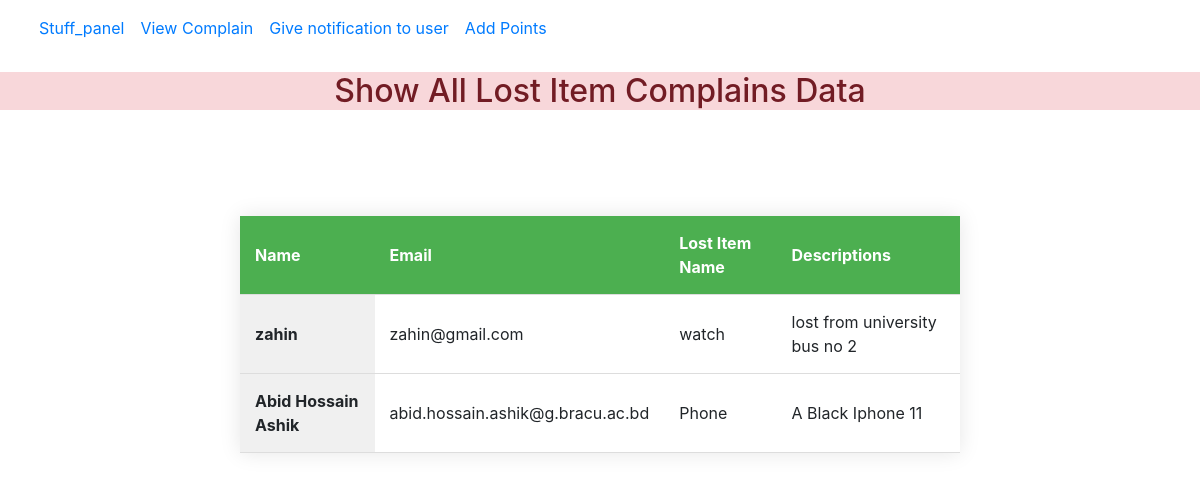
Screenshot of /complainshow/ with the database file from the repository.
### homepage/models.py (models this page shows)
class Lost(models.Model):
    name = models.CharField(max_length=100)
    email = models.EmailField(max_length=100)
    lostitem=models.CharField(max_length=100)
    description=models.CharField(max_length=200)

### homepage/views.py (the view)
# urls.py: path('complainshow/', complainshow, name="complainshow"),
def complainshow(request):
    lvalue=Lost.objects.all()
    return render(request,'homepage/showcomplain.html',{'complain':lvalue})

### homepage/templates/homepage/showcomplain.html (shortened to what this page needs)
<!DOCTYPE html>
{% load static %}
<html lang="en">
<head>
    <link rel="stylesheet" href="{% static 'stuff_panel/css/bootstrap.css' %}">
</head>
<body>
         <nav class="navbar navbar-expand-lg bg-body-tertiary">
            <div class="container-fluid">
              <div class="collapse navbar-collapse" id="navbarSupportedContent">
                <ul class="navbar-nav me-auto mb-2 mb-lg-0">
                  <li class="nav-item">
                    <a class="nav-link active" aria-current="page" href="{% url 'addandshow'  %}">Stuff_panel</a>
                  </li>
                  <li class="nav-item">
                      <a class="nav-link" aria-current="page" href="{% url 'complainshow'  %}">View Complain</a>
                  </li>
                  <li class="nav-item">
                    <a class="nav-link" aria-current="page" href="{% url 'shownotificationform'  %}">Give notification to user</a>
                  </li>
                  <li class="nav-item">
                    <a class="nav-link" aria-current="page" href="{% url 'stuffaddpoint'  %}">Add Points</a>
                  </li>
              </div>
            </div>
          </nav>
    {% if complain %}
        <h2 class="text-center alert-danger"> Show All Lost Item Complains Data </h2>
        <br ></br>
        <table class="center">
            <tr>
                <th>Name</th>
                <th>Email</th>
                <th>Lost Item Name</th>
                <th>Descriptions</th>
            </tr>
        {% for i in complain %}
        <tr>
            <td>{{i.name}}</td>
            <td>{{i.email}}</td>
            <td>{{i.lostitem}}</td>
            <td>{{i.description}}</td>
        </tr>
        {% endfor %}
        </table>
    {% else %}
        <h1> No Data </h1>
    {% endif %}
</body>
</html>

### homepage/templates/homepage/showcomplain.html (style rules this page uses)
body { font-family: 'Arial', sans-serif; background-color: #f7f7f7; margin: 0; padding: 0; }
table { width: 60%; margin: 50px auto; border-collapse: collapse; box-shadow: 0 0 20px rgba(0, 0, 0, 0.1); background-color: #fff; }
th, td { padding: 15px; text-align: left; border-bottom: 1px solid #ddd; }
th { background-color: #4CAF50; color: white; }
tr { transition: background-color 0.3s; }
td:first-child { background-color: #f0f0f0; font-weight: bold; }

### rows the page displays
Lost: name "zahin", email "zahin@gmail.com", lostitem "watch", description "lost from university bus no 2"
Lost: name "Abid Hossain Ashik", email "abid.hossain.ashik@g.bracu.ac.bd", lostitem "Phone", description "A Black Iphone 11"
